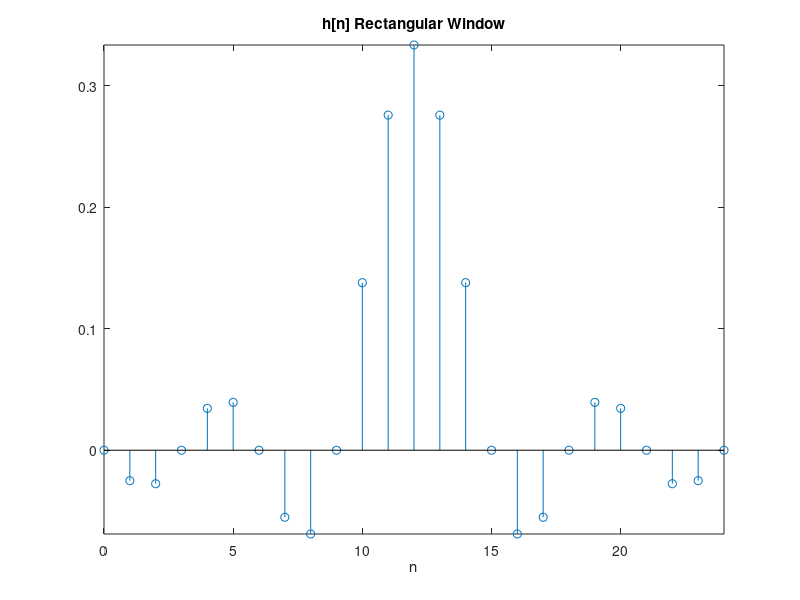
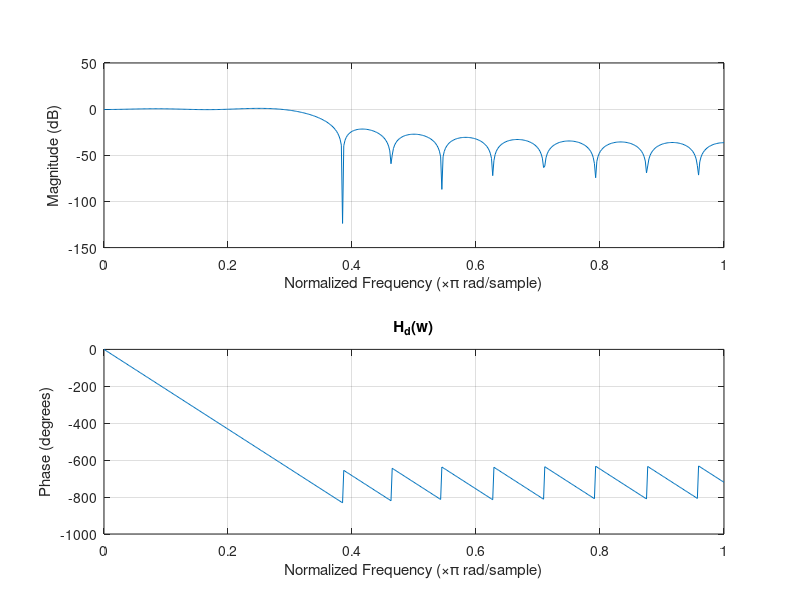
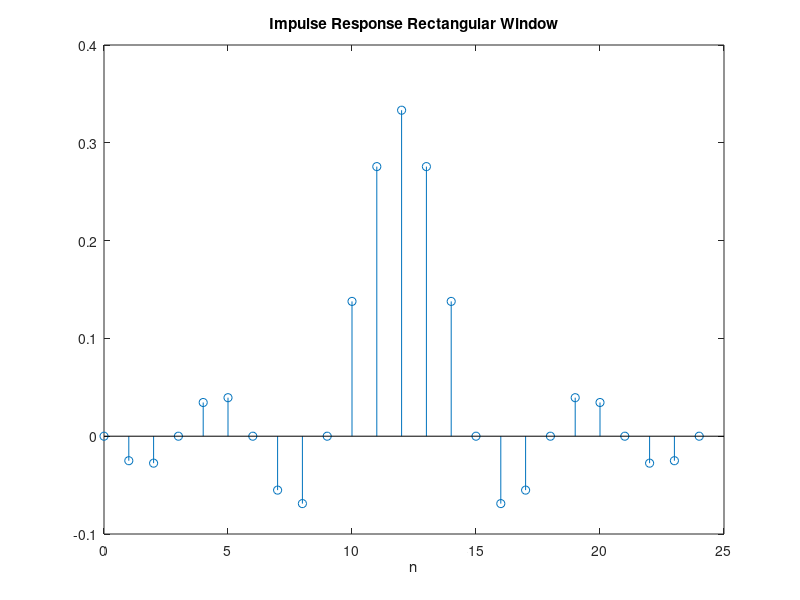
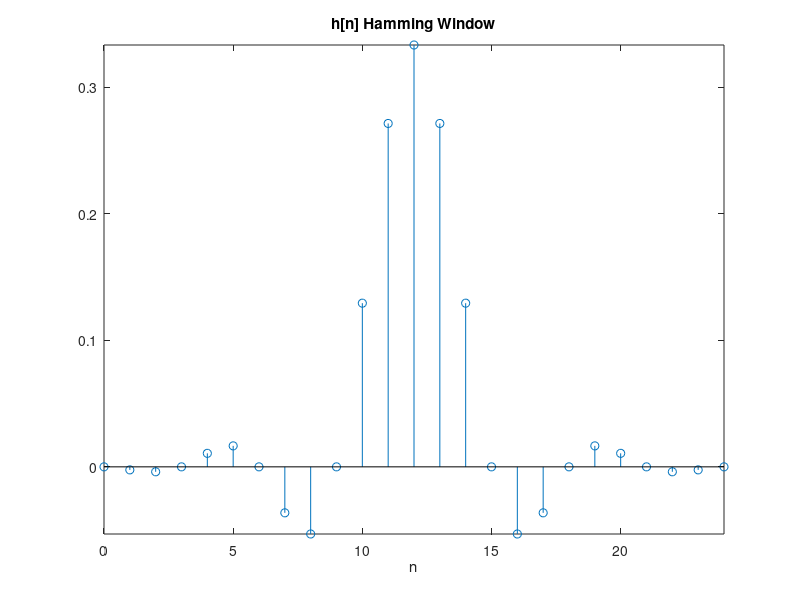

Reproduce these figures in MATLAB, in order. (Note: this script raises an error after producing the figures.)
%lab 6
%1a LPF wc = pi/3 rect window
N=25;
M = (N-1)/2;
n=0:N-1;
w=zeros(1,100);
w=1;
h=(1/3).*sinc((1/3).*(n-M)).*w;

figure, stem(0:N-1,h), title('h[n] Rectangular Window'); xlabel('n'); axis tight;
figure, freqz(h,1), title('H_d(w)');
figure, stem(n,impz(h)), title('Impulse Response Rectangular Window'); xlabel('n');
%%
%1b LPF wc = pi/3 hamming window
N=25;
M = (N-1)/2;
n=0:N-1;
w=(0.54-0.46*cos(pi*n/12));
h=(1/3)*sinc((1/3)*(n-M)).*w;
figure, stem(0:N-1,h), title('h[n] Hamming Window'); xlabel('n'); axis tight;
figure, freqz(h,1), title('H_d(w)');
figure, stem(n,impz(h)), title('Impulse Response Hamming Window'); xlabel('n');
%%
%1c LPF wc = pi/3 kaiser window
N=25;
M = (N-1)/2;
n=0:N-1;
beta = 2.05  %play around with beta until filter has stopband attenutation of 30dB
w=kaiser(N,beta);
h=(1/3)*sinc((1/3)*(n-M)).*w';
figure, stem(0:N-1,h), title('h[n] Kaiser Window'); xlabel('n'); axis tight;
figure, freqz(h,1), title('H_d(w)');
figure, stem(n,impz(h)), title('Impulse Response Kaiser Window'); xlabel('n');

%%%%%%%%%%%%%%%%%%%%%%%%%%%%%%%%%%%%%%%555
%%
%1d  %%%%%%%%%%%%%%%%%%%%%%%%%%%%%%%%%%%%%%%%%%%%%%%%%%%%%%%%%%% 1d
%1a LPF wc = pi/3 rect window
N=50;
M = (N-1)/2;
n=0:N-1;
w=1;
h=(1/3).*sinc((1/3).*(n-M)).*w;
%stem(n,impz(h))
figure, stem(0:N-1,h), title('h[n] Rectangular Window N=50'); xlabel('n'); axis tight;
figure, freqz(h,1), title('H_d(w) N=50');
figure, stem(n,impz(h)), title('Impulse Response Rectangular Window N=50'); xlabel('n');
%%
%1b LPF wc = pi/3 hamming window
N=50;
M = (N-1)/2;
n=0:N-1;
w=(0.54-0.46.*cos(pi*n/12));
h=(1/3).*sinc((1/3)*(n-M)).*w;
figure, stem(0:N-1,h), title('h[n] Hamming Window N=50'); xlabel('n'); axis tight;
figure, freqz(h,1), title('H_d(w) N=50');
figure, stem(n,impz(h)), title('Impulse Response Hamming Window N=50'); xlabel('n');
%%
%1c LPF wc = pi/3 kaiser window
N=50;
M = (N-1)/2;
n=0:N-1;
beta = 2.05  %play around with beta until filter has stopband attenutation of 30dB
w=kaiser(N,beta);
h=(1/3)*sinc((1/3)*(n-M)).*w';
figure, stem(0:N-1,h), title('h[n] Kaiser Window N=50'); xlabel('n'); axis tight;
figure, freqz(h,1), title('H_d(w) N=50');
figure, stem(n,impz(h)), title('Impulse Response Kaiser Window N=50'); xlabel('n');
%%%%%%%%%%%%%%%%%%%%%%%%%%%%%%%%%%%%%%%%%%%%%%%%%%%%%%%%%%%%%%%%%%%%%%%%%%%%5%%%
%%
%1e
% design HPF with wc = 2pi/3
%1b is below
N=25;
M = (N-1)/2;
n=0:N-1;
w=(0.54-0.46*cos(pi*n/12));
h=(1/3)*sinc((1/3).*(n-M)).*w;
%however need to modulate digitally by pi so
h=h.*(2*cos(pi*n))
figure, stem(0:N-1,h), title('h[n] Modulated to HPF'); xlabel('n'); axis tight;
figure, freqz(h,1), title('H_d(w) Modulated to HPF');
figure, stem(n,impz(h)), title('Impulse Response Modulated to HPF'); xlabel('n');

%%
% part f now N=50
%1e
% design HPF with wc = 2pi/3
%1b is below
N=50;
M = (N-1)/2;
n=0:N-1;
w=(0.54-0.46*cos(pi*n/12));
h=(1/3)*sinc((1/3).*(n-M)).*w;
%however need to modulate digitally by pi so
h=h.*(2*cos(pi*n))
figure, stem(0:N-1,h), title('h[n] Modulated to HPF N=50'); xlabel('n'); axis tight;
figure, freqz(h,1), title('H_d(w) Modulated to HPF N=50');
figure, stem(n,impz(h)), title('Impulse Response Modulated to HPF N=50'); xlabel('n');
%%
%%%%%%%%%%%%%%%%%%%%%%%%%%%%%%%%%%%%%%%%%%%%%%%%%%%%%%%%%%%%%%%%%%%%%%%%%%
%                                                                        %
%                                                                        %
%                             Part 2                                     %   
%                                                                        %
%                                                                        %
%                                                                        %
%%%%%%%%%%%%%%%%%%%%%%%%%%%%%%%%%%%%%%%%%%%%%%%%%%%%%%%%%%%%%%%%%%%%%%%%%%
%%
%2b
N=25;
n = 0:N-1;
Gd2 = [ones(1,5) zeros(1,16) ones(1,4)];

g2 = ifft(Gd2);

figure, stem(n,abs(g2)), title('|h[n]| 2b'); xlabel('n'); axis tight;
figure, freqz(g2), title('H_d(w) 2b');
figure, stem(n,impz(g2)), title('Impulse Response 2b'); xlabel('n');

%%
%2d
N=25;
M=(N-1)/2;
n=0:N-1;
k1 = 0:4;
k2 = 21:24;
Gd2 = [exp(-1i*M*2*pi.*k1./N) zeros(1,16) exp(-1i*M*2*pi.*k2./N)];
g2 = ifft(Gd2);
figure, stem(n, abs(g2)), title('|h[n]| 2d');
figure, freqz(g2), title('Hd(w) 2d');
figure, stem(n,impz(g2)), title('Impulse Response 2d'); xlabel('n');
%%
a=.5; %keep trying different values for a
Gd2(5+1) = a*exp(-1i*M*2*pi.*6./N);
Gd2(20+1) = a*exp(-1i*M*2*pi.*21./N);

g2 = ifft(Gd2);
figure, stem(n, abs(g2)), title('|h[n]| 2e');
figure, freqz(g2), title('Hd(w) 2e');
figure, stem(n,impz(g2)), title('Impulse Response 2e'); xlabel('n');


%%
%%%%%%%%%%%%%%%%%%%%%%%%%%%%%%%%%%%%%%%%%%%%%%%%%%%%%%%%%%%%%%%%%%%%%%%%%%
%                                                                        %
%                                                                        %
%                             Part 3                                     %   
%                                                                        %
%                                                                        %
%                                                                        %
%%%%%%%%%%%%%%%%%%%%%%%%%%%%%%%%%%%%%%%%%%%%%%%%%%%%%%%%%%%%%%%%%%%%%%%%%%
%%
%a
%designed using fdatool wp=0.3pi, ws=0.36pi
N=25;
n=0:N-1;
b = [0.0126   -0.0642   -0.0301    0.0016    0.0326    0.0350   -0.0031   -0.0547   -0.0656    0.0033    0.1386  0.2736    0.3300    0.2736    0.1386    0.0033   -0.0656   -0.0547   -0.0031    0.0350    0.0326    0.0016 -0.0301   -0.0642    0.0126];
figure, stem(n, abs(b)), title('|h[n]| 3a');
figure, freqz(b), title('Hd(w) 3a');
figure, stem(n,impz(b)), title('Impulse Response 3a'); xlabel('n');
%%
%b same as a but attenuation at 30dB at cost of transition band (.3 and
%.42 now)
N=25;
n=0:N-1;
b = [  0.0139   -0.0075   -0.0210   -0.0180    0.0086    0.0339    0.0208   -0.0330   -0.0722   -0.0256    0.1198  0.2866    0.3602    0.2866    0.1198   -0.0256   -0.0722   -0.0330    0.0208    0.0339    0.0086   -0.0180 -0.0210   -0.0075    0.0139];


figure, stem(n, abs(b)), title('|h[n]| 3b');
figure, freqz(b), title('Hd(w) 3b');
figure, stem(n,impz(b)), title('Impulse Response 3b'); xlabel('n');
%%
%c same as b but adjusting weights instead to get to 30dB had to do 10 on
%Wstop and 1 on Wpass
N=25;
n=0:N-1;
b = [  -0.0239   -0.0100    0.0161    0.0538    0.0762    0.0590    0.0038   -0.0532   -0.0606    0.0117    0.1440 0.2719    0.3246    0.2719    0.1440    0.0117   -0.0606   -0.0532    0.0038    0.0590    0.0762    0.0538  0.0161   -0.0100   -0.0239];

figure, stem(n, abs(b)), title('|h[n]| 3c');
figure, freqz(b), title('Hd(w) 3c');
figure, stem(n,impz(b)), title('Impulse Response 3c'); xlabel('n');
%%
%d changed a to N=50
N=50;
n=0:N-1;
b=[ 0.0059   -0.0128   -0.0098   -0.0034    0.0054    0.0093    0.0035   -0.0078   -0.0132   -0.0053    0.0104  0.0184    0.0080   -0.0140   -0.0261   -0.0123    0.0196    0.0394    0.0204   -0.0305   -0.0689   -0.0419  0.0660    0.2116    0.3153    0.3153    0.2116    0.0660   -0.0419   -0.0689   -0.0305    0.0204    0.0394  0.0196   -0.0123   -0.0261   -0.0140    0.0080    0.0184    0.0104   -0.0053   -0.0132   -0.0078    0.0035 0.0093    0.0054   -0.0034   -0.0098   -0.0128    0.0059];
figure, stem(n, abs(b)), title('|h[n]| 3d');
figure, freqz(b), title('Hd(w) 3d');
figure, stem(n,impz(b)), title('Impulse Response 3d'); xlabel('n');

%%
%e design multiband 
%your design currently works but theres no reason to think its minimal
%N=60;
%n=0:N;
%f = [0 .1  .15   .3   .4  .7   .75   1];
%a = [1  1   0    0    1    1    0    0];
%w = [1 1.5 .5 5];
%b = firpm(N,f,a,w);
%figure, stem(n, abs(b)), title('|h[n]|');
%figure, freqz(b), title('Hd(w)');
%figure, stem(n,impz(b)), title('Impulse Response'); xlabel('n');
%%
%should us fircls(n,f,a,up,lo)
N=250;  %nothing actually works, they just stop when they get close enough :(
n=0:N;
% -30dB is .0316227766
% -40dB is .01
% 2dB is 1.258925412
% -2dB is .794328347
% .5dB is 1.059253725
% -.5dB is .9440608763
%    PASSBAND       STOPBAND        PASSBAND        STOPBAND
f = [0     .1      .15    .3       .4     .7      .75     1];
a = [  1        1       0      0       1       1        0  ];
up =[ 1.259    100    .03163   100  1.059254   100     .01]; 
lo =[ 0.7944  -100      0     -100  .944061   -100      0 ];
b = fircls(N,f,a,up,lo);
figure, stem(n, abs(b)), title('|h[n]| 3e');
figure, freqz(b), title('Hd(w) 3e');
figure, stem(n,impz(b)), title('Impulse Response 3e'); xlabel('n');

%%
%Problem 4
%a
%find a reasonable sampling freq between 6000 and 44100Hz
load('speechsig.mat');
Fs = 9250;  %10000 slightly too high
%8500 slightly too low
%anywhere between 8500 to 10000 seems possible
% i would guess 9250
soundsc(x,Fs);
%soundsc(x)
%soundsc(xnoise);

%%
%b calculate and plot mag of DFT for both signals


figure();
L = 256; nfft = 1024; %Hamming (default) window length is 256, DFT length is 1024 for spectrogram
spectrogram(x,L,128,nfft,Fs,'yaxis'); 
title('Line up! (Without Noise)');
soundsc(x,Fs);
%%
figure();
L = 256; nfft = 1024; %Hamming (default) window length is 256, DFT length is 1024 for spectrogram
spectrogram(xnoise,L,128,nfft,Fs,'yaxis');
title('Line Up! (With Noise)');
soundsc(xnoise,Fs);
%%
% part c
%desinging a LPF
%fdatool
b = [-0.0217411346989065,-0.00145848753357376,0.0155739633020352,0.0153206544667661,-0.00289783134587723,-0.00845130491296203,0.0100737085738482,0.0204253596031618,-0.000478343950468720,-0.0203417848172653,-0.00105524575249998,0.0290217529581835,0.0131386103847575,-0.0312150383043354,-0.0248406764628302,0.0371702830069087,0.0494524623769139,-0.0389279004751593,-0.0962737197514837,0.0420427603567735,0.315646460435112,0.458275598878023,0.315646460435112,0.0420427603567735,-0.0962737197514837,-0.0389279004751593,0.0494524623769139,0.0371702830069087,-0.0248406764628302,-0.0312150383043354,0.0131386103847575,0.0290217529581835,-0.00105524575249998,-0.0203417848172653,-0.000478343950468720,0.0204253596031618,0.0100737085738482,-0.00845130491296203,-0.00289783134587723,0.0153206544667661,0.0155739633020352,-0.00145848753357376,-0.0217411346989065];
n=0:42;
figure, stem(n, abs(b)), title('|h[n]| 4c');
figure, freqz(b), title('Hd(w) 4c');
figure, stem(n,impz(b)), title('Impulse Response 4c'); xlabel('n');

%%
%part d
xfiltered = filter(b,1,xnoise);
figure();
L = 256; nfft = 1024; %Hamming (default) window length is 256, DFT length is 1024 for spectrogram
spectrogram(xfiltered,L,128,nfft,Fs,'yaxis');
title('Line Up! (Filtered Noise)');
soundsc(xfiltered,Fs);
%%
soundsc(x,Fs);
%%
soundsc(xnoise,Fs);
%%
%part e mean square thing
N=43;
a=1;
xmean = filter(b,a,xnoise);
b = (1/N).*ones(1,N);
figure();
L = 256; nfft = 1024; %Hamming (default) window length is 256, DFT length is 1024 for spectrogram
spectrogram(xmean,L,128,nfft,Fs,'yaxis');
title('Line Up! (Filtered Noise with Mean Filter)');
soundsc(xmean,Fs);